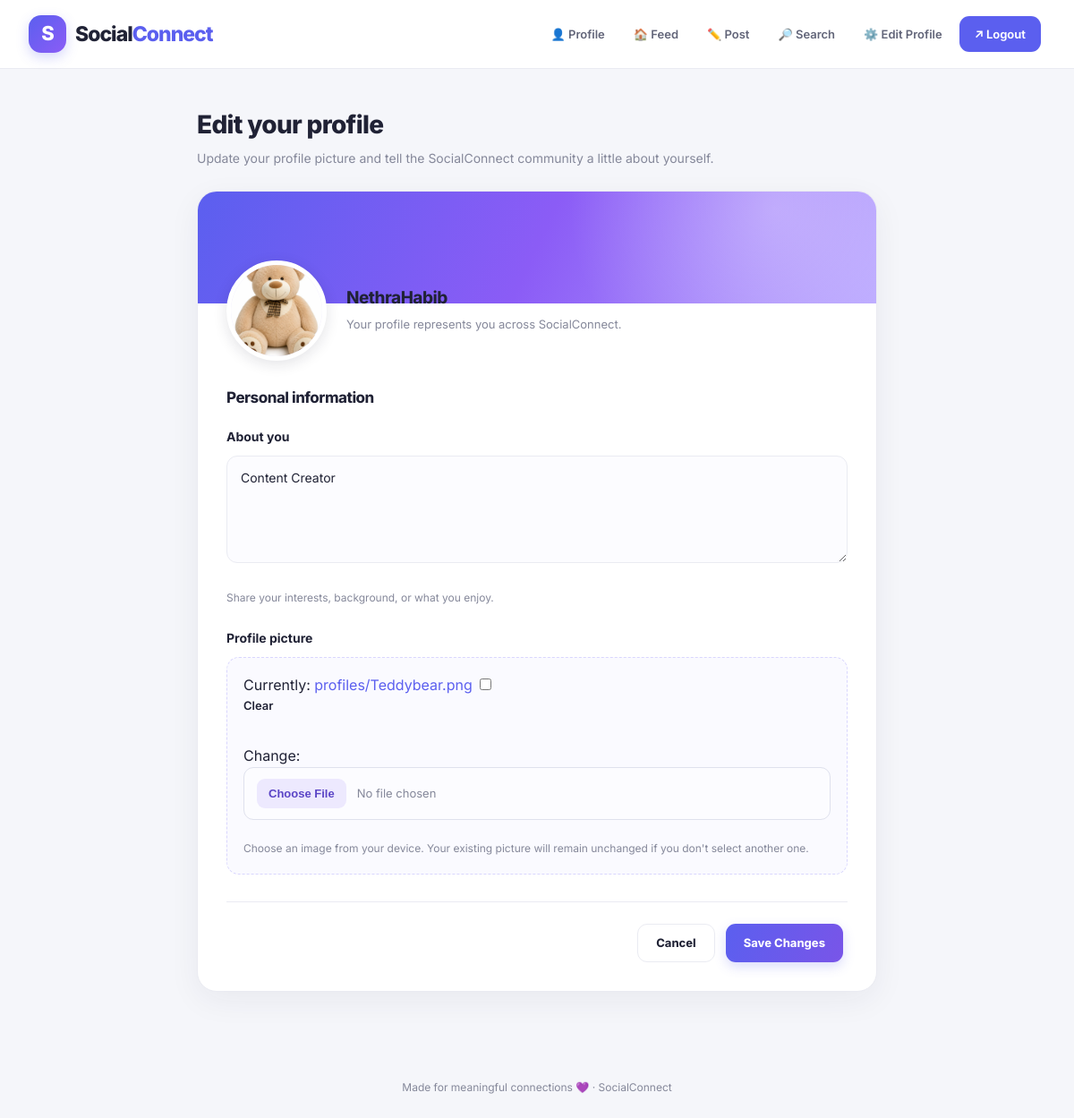
Page /profile/edit/ (signed in) on the committed database.
### social/models.py (models this page shows, shortened)
class Profile(models.Model):
    user = models.OneToOneField(
        User,
        on_delete=models.CASCADE,
        related_name="profile"
    )
    bio = models.TextField(blank=True)
    profile_picture = models.ImageField(
        upload_to="profiles/",
        blank=True,
        null=True
    )

### social/views.py (the view)
# urls.py: path("profile/edit/", views.edit_profile_view, name="edit_profile"),
@login_required
def edit_profile_view(request):
    profile, _ = Profile.objects.get_or_create(
        user=request.user
    )
    if request.method == "POST":
        form = ProfileUpdateForm(
            request.POST,
            request.FILES,
            instance=profile
        )
        if form.is_valid():
            form.save()
            messages.success(
                request,
                "Profile updated successfully!"
            )
            return redirect("profile")
    else:
        form = ProfileUpdateForm(instance=profile)
    return render(
        request,
        "social/edit_profile.html",
        {"form": form}
    )

### social/forms.py
class ProfileUpdateForm(forms.ModelForm):
    class Meta:
        model = Profile
        fields = ["bio", "profile_picture"]
        widgets = {
            "bio": forms.Textarea(attrs={
                "class": "form-control",
                "placeholder": "Write something about yourself",
                "rows": 3
            })
        }

### social/templates/social/edit_profile.html (shortened to what this page needs)
{% extends "social/base.html" %}
{% block content %}
<div class="edit-profile-page">
    <div class="edit-header">
        <h1>Edit your profile</h1>
        <p>Update your profile picture and tell the SocialConnect community a little about yourself.</p>
    </div>
    <div class="edit-card">
        <div class="edit-card-banner"></div>
        <div class="edit-card-body">
            <div class="avatar-section">
                <div class="avatar-preview" id="avatarPreview">
                    {% if form.instance.profile_picture %}
                        <img
                            id="avatarImage"
                            src="{{ form.instance.profile_picture.url }}"
                            alt="Current profile picture"
                        >
                    {% else %}
                        <span id="avatarInitial">
                            {{ request.user.username|first|upper }}
                        </span>
                        <img id="avatarImage" src="" alt="Profile picture preview" hidden>
                    {% endif %}
                </div>
                <div class="avatar-info">
                    <h2>{{ request.user.username }}</h2>
                    <p>Your profile represents you across SocialConnect.</p>
                </div>
            </div>
            <h2 class="form-section-title">Personal information</h2>
            <form method="POST" enctype="multipart/form-data" id="editProfileForm" novalidate>
                <div class="field-group">
                    <label class="field-label" for="{{ form.bio.id_for_label }}">
                        About you
                    </label>
                    {{ form.bio }}
                    {% if form.bio.help_text %}
                        <span class="field-hint">{{ form.bio.help_text }}</span>
                    {% else %}
                        <span class="field-hint">
                            Share your interests, background, or what you enjoy.
                        </span>
                    {% endif %}
                </div>
                <div class="field-group">
                    <label class="field-label" for="{{ form.profile_picture.id_for_label }}">
                        Profile picture
                    </label>
                    <div class="upload-box">
                        {{ form.profile_picture }}
                        <span class="field-hint">
                            Choose an image from your device. Your existing picture will remain unchanged if you don't select another one.
                        </span>
                    </div>
                </div>
                <div class="edit-actions">
                    <a href="{% url 'profile' %}" class="cancel-btn">
                        Cancel
                    </a>
                    <button type="submit" class="save-btn" id="saveProfileBtn">
                        Save Changes
                    </button>
                </div>
            </form>
        </div>
    </div>
</div>
{% endblock %}

### social/templates/social/base.html (style rules this page uses)
:root { --primary: #5B5FEF; --primary-dark: #484BD4; --violet: #8B5CF6; --background: #F5F6FA; --surface: #FFFFFF; --text: #202235; --muted: #85889A; --border: #EAEBF2; --danger: #E74C6B; --radius: 18px; --shadow: 0 5px 24px rgba(35, 38, 80, 0.055); }
* { box-sizing: border-box; }
body { margin: 0; font-family: 'Inter', sans-serif; background: var(--background); color: var(--text); line-height: 1.6; }
a { color: var(--primary); text-decoration: none; }
button, input, textarea, select { font: inherit; }
h1, h2, h3, h4 { color: var(--text); line-height: 1.3; letter-spacing: -0.5px; }
h1 { font-size: clamp(25px, 3vw, 34px); font-weight: 800; margin: 0 0 8px; }
h2 { font-size: 23px; font-weight: 750; }
p { overflow-wrap: anywhere; }
.btn, button { display: inline-flex; justify-content: center; align-items: center; gap: 7px; padding: 10px 17px; border: 0; border-radius: 11px; background: var(--primary); color: white; font-weight: 650; font-size: 13px; cursor: pointer; transition: transform 0.18s, background 0.18s, box-shadow 0.18s; }
form { margin-top: 12px; }
label { display: block; margin-bottom: 7px; font-weight: 600; font-size: 13px; }
.form-control, input[type="text"], input[type="email"], input[type="password"], input[type="search"], input[type="file"], textarea, select { width: 100%; padding: 12px 14px; margin-bottom: 14px; border: 1px solid #DFE1ED; border-radius: 11px; background: #FCFCFF; color: var(--text); outline: none; transition: border-color 0.2s, box-shadow 0.2s; }
textarea { min-height: 110px; resize: vertical; }
form button { margin-right: 5px; }

### rows in the picture
Profile: instance.profile_picture (picture), bio "Content Creator"

### other values in the picture
{{ request.user.username }} "NethraHabib"
